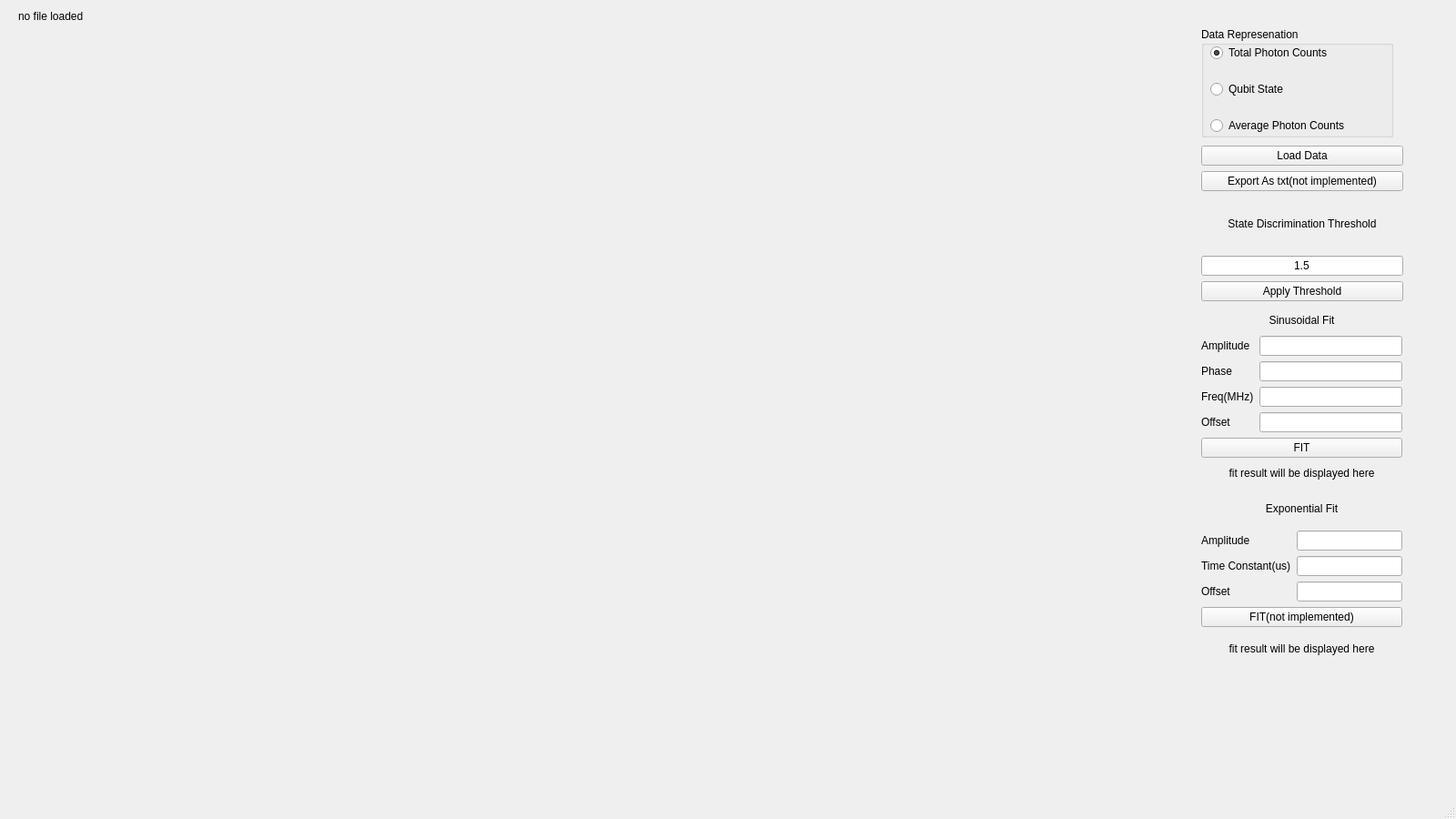
<?xml version="1.0" encoding="UTF-8"?>
<ui version="4.0">
 <class>MainWindow</class>
 <widget class="QMainWindow" name="MainWindow">
  <property name="geometry">
   <rect>
    <x>0</x>
    <y>0</y>
    <width>1600</width>
    <height>900</height>
   </rect>
  </property>
  <property name="windowTitle">
   <string>MainWindow</string>
  </property>
  <widget class="QWidget" name="centralwidget">
   <widget class="QWidget" name="verticalLayoutWidget">
    <property name="geometry">
     <rect>
      <x>10</x>
      <y>30</y>
      <width>1301</width>
      <height>821</height>
     </rect>
    </property>
    <layout class="QVBoxLayout" name="Plot_Box"/>
   </widget>
   <widget class="QWidget" name="verticalLayoutWidget_2">
    <property name="geometry">
     <rect>
      <x>1320</x>
      <y>160</y>
      <width>222</width>
      <height>171</height>
     </rect>
    </property>
    <layout class="QVBoxLayout" name="Button_Box">
     <item>
      <widget class="QPushButton" name="button_load">
       <property name="text">
        <string>Load Data</string>
       </property>
      </widget>
     </item>
     <item>
      <widget class="QPushButton" name="button_txt">
       <property name="text">
        <string>Export As txt(not implemented)</string>
       </property>
      </widget>
     </item>
     <item>
      <widget class="QLabel" name="label_threshold">
       <property name="text">
        <string>State Discrimination Threshold</string>
       </property>
       <property name="alignment">
        <set>Qt::AlignCenter</set>
       </property>
      </widget>
     </item>
     <item>
      <widget class="QLineEdit" name="text_threshold">
       <property name="text">
        <string>1.5</string>
       </property>
       <property name="alignment">
        <set>Qt::AlignCenter</set>
       </property>
      </widget>
     </item>
     <item>
      <widget class="QPushButton" name="button_apply">
       <property name="text">
        <string>Apply Threshold</string>
       </property>
      </widget>
     </item>
    </layout>
   </widget>
   <widget class="QWidget" name="verticalLayoutWidget_3">
    <property name="geometry">
     <rect>
      <x>1320</x>
      <y>30</y>
      <width>211</width>
      <height>121</height>
     </rect>
    </property>
    <layout class="QVBoxLayout" name="Radio_Box">
     <item>
      <widget class="QGroupBox" name="Radio_Group">
       <property name="title">
        <string>Data Represenation</string>
       </property>
       <widget class="QRadioButton" name="radio_counts">
        <property name="geometry">
         <rect>
          <x>10</x>
          <y>20</y>
          <width>141</width>
          <height>16</height>
         </rect>
        </property>
        <property name="text">
         <string>Total Photon Counts</string>
        </property>
        <property name="checked">
         <bool>true</bool>
        </property>
       </widget>
       <widget class="QRadioButton" name="radio_qubitstate">
        <property name="geometry">
         <rect>
          <x>10</x>
          <y>60</y>
          <width>90</width>
          <height>16</height>
         </rect>
        </property>
        <property name="text">
         <string>Qubit State</string>
        </property>
        <property name="checked">
         <bool>false</bool>
        </property>
       </widget>
       <widget class="QRadioButton" name="radio_avg_counts">
        <property name="geometry">
         <rect>
          <x>10</x>
          <y>100</y>
          <width>151</width>
          <height>16</height>
         </rect>
        </property>
        <property name="text">
         <string>Average Photon Counts</string>
        </property>
        <property name="checked">
         <bool>false</bool>
        </property>
       </widget>
      </widget>
     </item>
    </layout>
   </widget>
   <widget class="QLabel" name="label_filename">
    <property name="geometry">
     <rect>
      <x>20</x>
      <y>10</y>
      <width>1321</width>
      <height>16</height>
     </rect>
    </property>
    <property name="text">
     <string>no file loaded</string>
    </property>
   </widget>
   <widget class="QWidget" name="verticalLayoutWidget_4">
    <property name="geometry">
     <rect>
      <x>1320</x>
      <y>340</y>
      <width>221</width>
      <height>191</height>
     </rect>
    </property>
    <layout class="QVBoxLayout" name="verticalLayout">
     <item>
      <widget class="QLabel" name="label_sinefit">
       <property name="text">
        <string>Sinusoidal Fit</string>
       </property>
       <property name="alignment">
        <set>Qt::AlignCenter</set>
       </property>
      </widget>
     </item>
     <item>
      <layout class="QFormLayout" name="formLayout">
       <item row="0" column="0">
        <widget class="QLabel" name="label_fitampl">
         <property name="text">
          <string>Amplitude</string>
         </property>
        </widget>
       </item>
       <item row="0" column="1">
        <widget class="QLineEdit" name="text_fitampl"/>
       </item>
       <item row="1" column="0">
        <widget class="QLabel" name="label_fitphase">
         <property name="text">
          <string>Phase</string>
         </property>
        </widget>
       </item>
       <item row="1" column="1">
        <widget class="QLineEdit" name="text_fitphase"/>
       </item>
       <item row="2" column="0">
        <widget class="QLabel" name="label_fitfreq">
         <property name="text">
          <string>Freq(MHz)</string>
         </property>
        </widget>
       </item>
       <item row="2" column="1">
        <widget class="QLineEdit" name="text_fitfreq"/>
       </item>
       <item row="3" column="0">
        <widget class="QLabel" name="label_fitoffset">
         <property name="text">
          <string>Offset</string>
         </property>
        </widget>
       </item>
       <item row="3" column="1">
        <widget class="QLineEdit" name="text_fitoffset"/>
       </item>
      </layout>
     </item>
     <item>
      <widget class="QPushButton" name="button_sinefit">
       <property name="text">
        <string>FIT</string>
       </property>
      </widget>
     </item>
     <item>
      <widget class="QLabel" name="label_fitresults">
       <property name="text">
        <string>fit result will be displayed here</string>
       </property>
       <property name="alignment">
        <set>Qt::AlignCenter</set>
       </property>
      </widget>
     </item>
    </layout>
   </widget>
   <widget class="QWidget" name="verticalLayoutWidget_5">
    <property name="geometry">
     <rect>
      <x>1320</x>
      <y>540</y>
      <width>221</width>
      <height>191</height>
     </rect>
    </property>
    <layout class="QVBoxLayout" name="verticalLayout_2">
     <item>
      <widget class="QLabel" name="label_expfit">
       <property name="text">
        <string>Exponential Fit</string>
       </property>
       <property name="alignment">
        <set>Qt::AlignCenter</set>
       </property>
      </widget>
     </item>
     <item>
      <layout class="QFormLayout" name="formLayout_2">
       <item row="0" column="0">
        <widget class="QLabel" name="label_fitampl2">
         <property name="text">
          <string>Amplitude</string>
         </property>
        </widget>
       </item>
       <item row="0" column="1">
        <widget class="QLineEdit" name="text_fitampl2"/>
       </item>
       <item row="1" column="0">
        <widget class="QLabel" name="label_fittimeconst">
         <property name="text">
          <string>Time Constant(us)</string>
         </property>
        </widget>
       </item>
       <item row="1" column="1">
        <widget class="QLineEdit" name="text_fittimeconst"/>
       </item>
       <item row="2" column="0">
        <widget class="QLabel" name="label_fitoffset2">
         <property name="text">
          <string>Offset</string>
         </property>
        </widget>
       </item>
       <item row="2" column="1">
        <widget class="QLineEdit" name="text_fitoffset2"/>
       </item>
      </layout>
     </item>
     <item>
      <widget class="QPushButton" name="button_expfit">
       <property name="text">
        <string>FIT(not implemented)</string>
       </property>
      </widget>
     </item>
     <item>
      <widget class="QLabel" name="label_fitresults_2">
       <property name="text">
        <string>fit result will be displayed here</string>
       </property>
       <property name="alignment">
        <set>Qt::AlignCenter</set>
       </property>
      </widget>
     </item>
    </layout>
   </widget>
  </widget>
  <widget class="QStatusBar" name="statusbar"/>
 </widget>
 <resources/>
 <connections/>
</ui>
